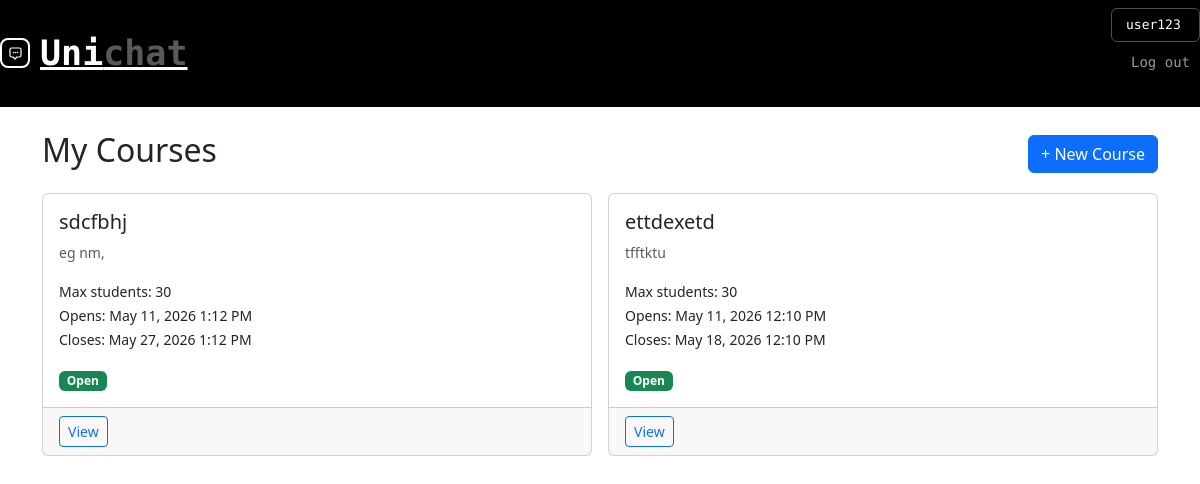
The app's page /courses/ (signed in) with its own data.
### unichat/models.py (models this page shows, shortened)
class Course(models.Model):
    name = models.CharField(max_length=200)
    description = models.TextField(blank=True)
    max_students = models.PositiveIntegerField(default=30)
    start_time = models.DateTimeField()
    end_time = models.DateTimeField()
    created_by = models.ForeignKey(
        User,
        on_delete=models.CASCADE,
        related_name='courses'
    )
    created_at = models.DateTimeField(auto_now_add=True)
    def is_open(self):
        from django.utils import timezone
        now = timezone.now()
        return self.start_time <= now <= self.end_time

### unichat/views.py (the view)
# urls.py: path('courses/', views.course_list, name='course_list'),
@login_required
def course_list(request):
    courses = Course.objects.all().order_by('-created_at')
    return render(request, 'course_list.html', {'courses': courses})

### unichat/templates/course_list.html (shortened to what this page needs)
{% extends 'home.html' %}
{% block content %}
<div class="container mt-4">
  <div class="d-flex justify-content-between align-items-center mb-3">
    <h2>My Courses</h2>
    <a href="{% url 'course_create' %}" class="btn btn-primary">+ New Course</a>
  </div>
  {% if courses %}
    <div class="row g-3">
      {% for course in courses %}
        <div class="col-md-6">
          <div class="card h-100">
            <div class="card-body">
              <h5 class="card-title">{{ course.name }}</h5>
              <p class="card-text text-muted small">{{ course.description|truncatechars:100 }}</p>
              <p class="card-text">
                <small>Max students: {{ course.max_students }}</small><br>
                <small>Opens: {{ course.start_time|date:"M d, Y g:i A" }}</small><br>
                <small>Closes: {{ course.end_time|date:"M d, Y g:i A" }}</small>
              </p>
              <span class="badge {% if course.is_open %}bg-success{% else %}bg-secondary{% endif %}">
                {% if course.is_open %}Open{% else %}Closed{% endif %}
              </span>
            </div>
            <div class="card-footer">
              <a href="{% url 'course_detail' course.pk %}" class="btn btn-sm btn-outline-primary">View</a>
            </div>
          </div>
        </div>
      {% endfor %}
    </div>
  {% else %}
    <p class="text-muted">No courses yet. <a href="{% url 'course_create' %}">Create one!</a></p>
  {% endif %}
</div>
{% endblock %}

### unichat/templates/home.html (shortened to what this page needs)
{% load static %}
<!DOCTYPE html>
<html lang="en">
<head>
    <link rel="stylesheet" href="{% static 'styles.css' %}">
    <link rel="stylesheet" href="https://cdn.jsdelivr.net/npm/bootstrap@5.3.3/dist/css/bootstrap.min.css">
</head>
<body>
     <nav class="navbar">
        <div class="navdiv">
            <div class="logo" onclick="openNav()" style="cursor: pointer;">
                <div class="logo-mark">
                </div>
                <a href="/">Uni<span class="logo-chat">chat</span></a>
            </div>
            <ul>
                {% block nav_buttons %}
                {% if request.user.is_authenticated %}
                    <div class="nav-user">{{ request.user.username }}</div>
                    <form method="POST" action="{% url 'logout' %}" style="display: inline;">
                        <button type="submit" class="btn-login">Log out</button>
                    </form>
                {% else %}
                    <button class="btn-login"><a href="{% url 'login' %}">Log in</a></button>
                    <button class="btn-signup"><a href="{% url 'register' %}">Sign up</a></button>
                {% endif %}
                {% endblock %}
            </ul>
        </div>
     </nav>
    {% block content %}{% endblock %}
</body>
</html>

### unichat/static/styles.css (style rules this page uses)
* { text-decoration: none; margin: 0; padding: 0; box-sizing: border-box; }
.navbar { background: black; font-family: 'Space Mono', monospace; padding: 20px 18px; width: 100%; }
.navdiv { display: flex; align-items: center; justify-content: space-between; width: 100%; }
.logo { display: flex; align-items: center; gap: 10px; }
.logo a { font-size: 35px; font-weight: 600; color: white; }
.logo-chat { color: rgba(255, 255, 255, 0.35); }
.logo-mark { width: 30px; height: 30px; border: 2px solid #ffffff; border-radius: 8px; display: flex; align-items: center; justify-content: center; }
.btn-login { color: rgba(255, 255, 255, 0.6); background: transparent; border: none; font-size: 14px; cursor: pointer; font-family: 'Space Mono', monospace; margin-left: 10px; padding: 10px; width: auto; border-radius: 10px; }
.nav-user { color: #fff; font-family: 'Space Mono', monospace; font-size: 13px; border: 1.5px solid rgba(255, 255, 255, 0.3); border-radius: 6px; padding: 6px 14px; cursor: default; }

### records on screen
Course: name "sdcfbhj", description "eg nm,", max_students "30", start_time "May 11, 2026 1:12 PM", end_time "May 27, 2026 1:12 PM", shows "Open"
Course: name "ettdexetd", description "tfftktu", max_students "30", start_time "May 11, 2026 12:10 PM", end_time "May 18, 2026 12:10 PM", shows "Open"

### other values on screen
{{ request.user.username }} "user123"
